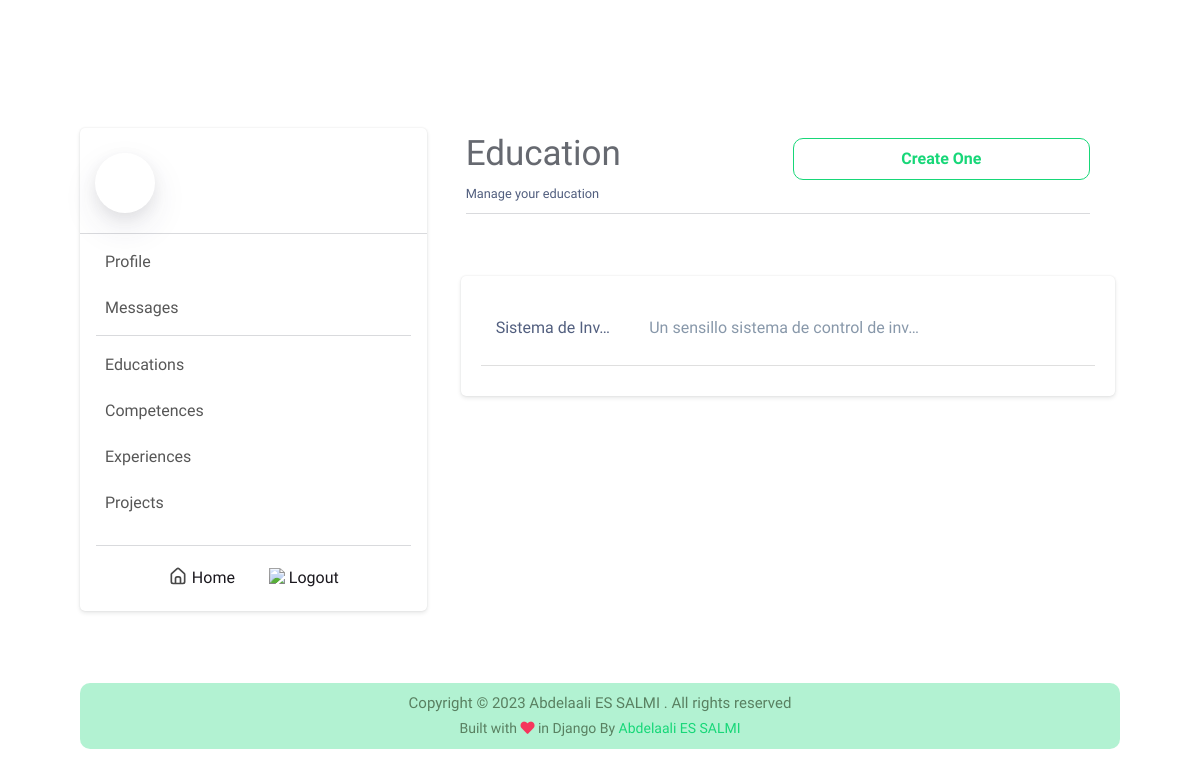
Page /dashboard/education/ (signed in) on the committed database.
### info/models.py (models this page shows, shortened)
class Education(models.Model):
    title = models.CharField(max_length=50, blank=False, null=False)
    description = models.TextField(blank=False, null=False)
    the_year = models.CharField(max_length=50, blank=False, null=False)
    link = models.CharField(max_length=750, blank=True, null=True)

### dashboard/views.py (the view, shortened to what this page needs)
# urls.py: path('education/', EducationView.as_view(), name='education'),
class EducationView(APIView):
    authentication_classes = [CsrfExemptSessionAuthentication]
    permission_classes = [permissions.IsAdminUser]
    def get(self, request):
        education = Education.objects.all()
        return render(request, 'dashboard_education.html', {'education':education})

### dashboard/views.py (called while the page is built)
    def enforce_csrf(self, request):
        return

### dashboard/templates/dashboard_education.html (shortened to what this page needs)
{% extends 'dashboard.html' %}
{% load static %}
{% block dashboardContent %}
<div class="container">
    <div class="row">
        <div class="col-6">
            <div class="dashboard-title">Education</div>
            <small>Manage your education</small>
        </div>
        <div class="col-6">
            <div class="create-one" id="display-create-form">
                Create One
            </div>
        </div>
    </div>
    <hr class="mt-2">
    <div class="row">
        <div class="col-12 dashboard-projects-list">
            {% for edu in education %}
                <div class="row item">
                    <div class="col-3 item-name">
                        {{edu.title|truncatechars:15}}
                    </div>
                    <div class="col-6  text-muted text-left">
                        {{edu.description|truncatechars:38}}
                    </div>
                    <div class="col-3 text-right">
                        <i class="uil uil-edit-alt icon-edit"></i>
                        <i class="uil uil-trash-alt icon-delete"></i>
                    </div>
                </div>
            {% endfor %}
        </div>
    </div>
</div>
{% endblock dashboardContent %}

### portfolio/static/app.css (style rules this page uses)
:root { --color: #d1d8e0; --scolor: #17D778; --bg-color: hsl(260, 79%, 4%); --secondary: #2c303a; }
html { scroll-behavior: smooth; }
body { font-family: 'Maven Pro', sans-serif !important; scroll-behavior: smooth; background-color: var(--bg-color); }
hr { background-color: #d1d8e04d; }

### portfolio/static/slider.css (style rules this page uses)
:root { --color: #d1d8e0; --color2: #d1d8e0da; --scolor: #17D778; --bg-color: #1A181E; --secondary: #2c303a; }

### portfolio/static/dashboard.css (style rules this page uses)
:root { --color: #d1d8e0; --scolor: #17D778; --bg-color: #1A181E; --secondary: #2c303a; }
* { margin: 0; padding: 0; }
body { background-color: #fff; font-family: 'Maven Pro', sans-serif !important; scroll-behavior: smooth; background-color: #fff; }
.dashboard-content .dashboard-title { font-size: 35px; margin-bottom: 0; padding-bottom: 0; color: #2c303ab9; }
.create-one { margin-top: 10px; border: var(--scolor) solid 1px; color: var(--scolor); border-radius: 10px; font-weight: 700; padding: 8px; cursor: pointer; text-align: center; transition: all .5s; }
.dashboard-projects-list { margin: 10px; border: 0 solid rgba(0,0,0,.125); box-shadow: 0 0 2px 0 rgba(22,26,33,.1), 0 2px 4px 0 rgba(22,26,33,.1); border-radius: 5px; padding: 20px 10px 20px 10px; }
.dashboard-projects-list .item { margin: 10px; padding-bottom: 10px; padding-top: 10px; border-bottom: rgba(0,0,0,.125) solid 1px; }
.icon-edit, .icon-delete { color: #2c303a9e; font-size: 26px; padding: 5px; cursor: pointer; transition: all .3s; }

### rows in the picture
Education: title "Sistema de Inv…", description "Un sensillo sistema de control de inv…"
